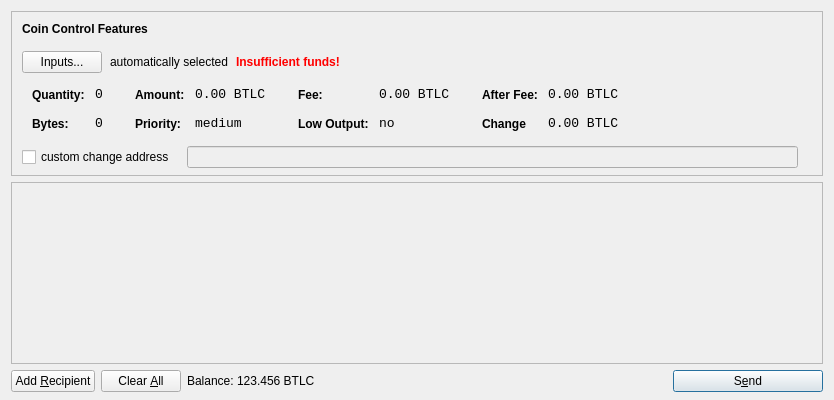
<?xml version="1.0" encoding="UTF-8"?>
<ui version="4.0">
 <class>SendCoinsDialog</class>
 <widget class="QDialog" name="SendCoinsDialog">
  <property name="geometry">
   <rect>
    <x>0</x>
    <y>0</y>
    <width>650</width>
    <height>400</height>
   </rect>
  </property>
  <property name="windowTitle">
   <string>Send Coins</string>
  </property>
  <layout class="QVBoxLayout" name="verticalLayout" stretch="0,1,0">
   <property name="bottomMargin">
    <number>8</number>
   </property>
   <item>
    <widget class="QFrame" name="frameCoinControl">
     <property name="sizePolicy">
      <sizepolicy hsizetype="Expanding" vsizetype="Expanding">
       <horstretch>0</horstretch>
       <verstretch>0</verstretch>
      </sizepolicy>
     </property>
     <property name="maximumSize">
      <size>
       <width>16777215</width>
       <height>16777215</height>
      </size>
     </property>
     <property name="frameShape">
      <enum>QFrame::StyledPanel</enum>
     </property>
     <property name="frameShadow">
      <enum>QFrame::Sunken</enum>
     </property>
     <layout class="QVBoxLayout" name="verticalLayoutCoinControl2">
      <property name="spacing">
       <number>-1</number>
      </property>
      <property name="leftMargin">
       <number>0</number>
      </property>
      <property name="topMargin">
       <number>0</number>
      </property>
      <property name="rightMargin">
       <number>0</number>
      </property>
      <property name="bottomMargin">
       <number>6</number>
      </property>
      <item>
       <layout class="QVBoxLayout" name="verticalLayoutCoinControl" stretch="0,0,0,0,1">
        <property name="spacing">
         <number>0</number>
        </property>
        <property name="leftMargin">
         <number>10</number>
        </property>
        <property name="topMargin">
         <number>10</number>
        </property>
        <item>
         <layout class="QHBoxLayout" name="horizontalLayoutCoinControl1">
          <property name="bottomMargin">
           <number>15</number>
          </property>
          <item>
           <widget class="QLabel" name="labelCoinControlFeatures">
            <property name="sizePolicy">
             <sizepolicy hsizetype="Preferred" vsizetype="Maximum">
              <horstretch>0</horstretch>
              <verstretch>0</verstretch>
             </sizepolicy>
            </property>
            <property name="font">
             <font>
              <weight>75</weight>
              <bold>true</bold>
             </font>
            </property>
            <property name="styleSheet">
             <string notr="true">font-weight:bold;</string>
            </property>
            <property name="text">
             <string>Coin Control Features</string>
            </property>
           </widget>
          </item>
         </layout>
        </item>
        <item>
         <layout class="QHBoxLayout" name="horizontalLayoutCoinControl2" stretch="0,0,0,0">
          <property name="spacing">
           <number>8</number>
          </property>
          <property name="bottomMargin">
           <number>10</number>
          </property>
          <item>
           <widget class="QPushButton" name="pushButtonCoinControl">
            <property name="styleSheet">
             <string notr="true"/>
            </property>
            <property name="text">
             <string>Inputs...</string>
            </property>
           </widget>
          </item>
          <item>
           <widget class="QLabel" name="labelCoinControlAutomaticallySelected">
            <property name="text">
             <string>automatically selected</string>
            </property>
            <property name="margin">
             <number>5</number>
            </property>
           </widget>
          </item>
          <item>
           <widget class="QLabel" name="labelCoinControlInsuffFunds">
            <property name="font">
             <font>
              <weight>75</weight>
              <bold>true</bold>
             </font>
            </property>
            <property name="styleSheet">
             <string notr="true">color:red;font-weight:bold;</string>
            </property>
            <property name="text">
             <string>Insufficient funds!</string>
            </property>
            <property name="margin">
             <number>5</number>
            </property>
           </widget>
          </item>
          <item>
           <spacer name="horizontalSpacerCoinControl">
            <property name="orientation">
             <enum>Qt::Horizontal</enum>
            </property>
            <property name="sizeHint" stdset="0">
             <size>
              <width>40</width>
              <height>1</height>
             </size>
            </property>
           </spacer>
          </item>
         </layout>
        </item>
        <item>
         <widget class="QWidget" name="widgetCoinControl" native="true">
          <property name="sizePolicy">
           <sizepolicy hsizetype="Preferred" vsizetype="Preferred">
            <horstretch>0</horstretch>
            <verstretch>0</verstretch>
           </sizepolicy>
          </property>
          <property name="minimumSize">
           <size>
            <width>0</width>
            <height>0</height>
           </size>
          </property>
          <property name="styleSheet">
           <string notr="true"/>
          </property>
          <layout class="QHBoxLayout" name="horizontalLayoutCoinControl5">
           <property name="margin">
            <number>0</number>
           </property>
           <item>
            <layout class="QHBoxLayout" name="horizontalLayoutCoinControl3" stretch="0,0,0,1">
             <property name="spacing">
              <number>20</number>
             </property>
             <property name="topMargin">
              <number>0</number>
             </property>
             <property name="bottomMargin">
              <number>10</number>
             </property>
             <item>
              <layout class="QFormLayout" name="formLayoutCoinControl1">
               <property name="horizontalSpacing">
                <number>10</number>
               </property>
               <property name="verticalSpacing">
                <number>14</number>
               </property>
               <property name="leftMargin">
                <number>10</number>
               </property>
               <property name="topMargin">
                <number>4</number>
               </property>
               <property name="rightMargin">
                <number>6</number>
               </property>
               <item row="0" column="0">
                <widget class="QLabel" name="labelCoinControlQuantityText">
                 <property name="styleSheet">
                  <string notr="true">font-weight:bold;</string>
                 </property>
                 <property name="text">
                  <string>Quantity:</string>
                 </property>
                 <property name="margin">
                  <number>0</number>
                 </property>
                </widget>
               </item>
               <item row="0" column="1">
                <widget class="QLabel" name="labelCoinControlQuantity">
                 <property name="font">
                  <font>
                   <family>Monospace</family>
                   <pointsize>10</pointsize>
                  </font>
                 </property>
                 <property name="cursor">
                  <cursorShape>IBeamCursor</cursorShape>
                 </property>
                 <property name="contextMenuPolicy">
                  <enum>Qt::ActionsContextMenu</enum>
                 </property>
                 <property name="text">
                  <string>0</string>
                 </property>
                 <property name="margin">
                  <number>0</number>
                 </property>
                 <property name="textInteractionFlags">
                  <set>Qt::LinksAccessibleByMouse|Qt::TextSelectableByKeyboard|Qt::TextSelectableByMouse</set>
                 </property>
                </widget>
               </item>
               <item row="1" column="0">
                <widget class="QLabel" name="labelCoinControlBytesText">
                 <property name="styleSheet">
                  <string notr="true">font-weight:bold;</string>
                 </property>
                 <property name="text">
                  <string>Bytes:</string>
                 </property>
                </widget>
               </item>
               <item row="1" column="1">
                <widget class="QLabel" name="labelCoinControlBytes">
                 <property name="font">
                  <font>
                   <family>Monospace</family>
                   <pointsize>10</pointsize>
                  </font>
                 </property>
                 <property name="cursor">
                  <cursorShape>IBeamCursor</cursorShape>
                 </property>
                 <property name="contextMenuPolicy">
                  <enum>Qt::ActionsContextMenu</enum>
                 </property>
                 <property name="text">
                  <string>0</string>
                 </property>
                 <property name="textInteractionFlags">
                  <set>Qt::LinksAccessibleByMouse|Qt::TextSelectableByKeyboard|Qt::TextSelectableByMouse</set>
                 </property>
                </widget>
               </item>
              </layout>
             </item>
             <item>
              <layout class="QFormLayout" name="formLayoutCoinControl2">
               <property name="horizontalSpacing">
                <number>10</number>
               </property>
               <property name="verticalSpacing">
                <number>14</number>
               </property>
               <property name="leftMargin">
                <number>6</number>
               </property>
               <property name="topMargin">
                <number>4</number>
               </property>
               <property name="rightMargin">
                <number>6</number>
               </property>
               <item row="0" column="0">
                <widget class="QLabel" name="labelCoinControlAmountText">
                 <property name="styleSheet">
                  <string notr="true">font-weight:bold;</string>
                 </property>
                 <property name="text">
                  <string>Amount:</string>
                 </property>
                 <property name="margin">
                  <number>0</number>
                 </property>
                </widget>
               </item>
               <item row="0" column="1">
                <widget class="QLabel" name="labelCoinControlAmount">
                 <property name="font">
                  <font>
                   <family>Monospace</family>
                   <pointsize>10</pointsize>
                  </font>
                 </property>
                 <property name="cursor">
                  <cursorShape>IBeamCursor</cursorShape>
                 </property>
                 <property name="contextMenuPolicy">
                  <enum>Qt::ActionsContextMenu</enum>
                 </property>
                 <property name="text">
                  <string>0.00 BTLC</string>
                 </property>
                 <property name="textInteractionFlags">
                  <set>Qt::LinksAccessibleByMouse|Qt::TextSelectableByKeyboard|Qt::TextSelectableByMouse</set>
                 </property>
                </widget>
               </item>
               <item row="1" column="0">
                <widget class="QLabel" name="labelCoinControlPriorityText">
                 <property name="styleSheet">
                  <string notr="true">font-weight:bold;</string>
                 </property>
                 <property name="text">
                  <string>Priority:</string>
                 </property>
                </widget>
               </item>
               <item row="1" column="1">
                <widget class="QLabel" name="labelCoinControlPriority">
                 <property name="font">
                  <font>
                   <family>Monospace</family>
                   <pointsize>10</pointsize>
                  </font>
                 </property>
                 <property name="cursor">
                  <cursorShape>IBeamCursor</cursorShape>
                 </property>
                 <property name="contextMenuPolicy">
                  <enum>Qt::ActionsContextMenu</enum>
                 </property>
                 <property name="text">
                  <string>medium</string>
                 </property>
                 <property name="textInteractionFlags">
                  <set>Qt::LinksAccessibleByMouse|Qt::TextSelectableByKeyboard|Qt::TextSelectableByMouse</set>
                 </property>
                </widget>
               </item>
              </layout>
             </item>
             <item>
              <layout class="QFormLayout" name="formLayoutCoinControl3">
               <property name="horizontalSpacing">
                <number>10</number>
               </property>
               <property name="verticalSpacing">
                <number>14</number>
               </property>
               <property name="leftMargin">
                <number>6</number>
               </property>
               <property name="topMargin">
                <number>4</number>
               </property>
               <property name="rightMargin">
                <number>6</number>
               </property>
               <item row="0" column="0">
                <widget class="QLabel" name="labelCoinControlFeeText">
                 <property name="styleSheet">
                  <string notr="true">font-weight:bold;</string>
                 </property>
                 <property name="text">
                  <string>Fee:</string>
                 </property>
                 <property name="margin">
                  <number>0</number>
                 </property>
                </widget>
               </item>
               <item row="0" column="1">
                <widget class="QLabel" name="labelCoinControlFee">
                 <property name="font">
                  <font>
                   <family>Monospace</family>
                   <pointsize>10</pointsize>
                  </font>
                 </property>
                 <property name="cursor">
                  <cursorShape>IBeamCursor</cursorShape>
                 </property>
                 <property name="contextMenuPolicy">
                  <enum>Qt::ActionsContextMenu</enum>
                 </property>
                 <property name="text">
                  <string>0.00 BTLC</string>
                 </property>
                 <property name="textInteractionFlags">
                  <set>Qt::LinksAccessibleByMouse|Qt::TextSelectableByKeyboard|Qt::TextSelectableByMouse</set>
                 </property>
                </widget>
               </item>
               <item row="1" column="0">
                <widget class="QLabel" name="labelCoinControlLowOutputText">
                 <property name="styleSheet">
                  <string notr="true">font-weight:bold;</string>
                 </property>
                 <property name="text">
                  <string>Low Output:</string>
                 </property>
                </widget>
               </item>
               <item row="1" column="1">
                <widget class="QLabel" name="labelCoinControlLowOutput">
                 <property name="font">
                  <font>
                   <family>Monospace</family>
                   <pointsize>10</pointsize>
                  </font>
                 </property>
                 <property name="cursor">
                  <cursorShape>IBeamCursor</cursorShape>
                 </property>
                 <property name="contextMenuPolicy">
                  <enum>Qt::ActionsContextMenu</enum>
                 </property>
                 <property name="text">
                  <string>no</string>
                 </property>
                 <property name="textInteractionFlags">
                  <set>Qt::LinksAccessibleByMouse|Qt::TextSelectableByKeyboard|Qt::TextSelectableByMouse</set>
                 </property>
                </widget>
               </item>
              </layout>
             </item>
             <item>
              <layout class="QFormLayout" name="formLayoutCoinControl4">
               <property name="horizontalSpacing">
                <number>10</number>
               </property>
               <property name="verticalSpacing">
                <number>14</number>
               </property>
               <property name="leftMargin">
                <number>6</number>
               </property>
               <property name="topMargin">
                <number>4</number>
               </property>
               <property name="rightMargin">
                <number>6</number>
               </property>
               <item row="0" column="0">
                <widget class="QLabel" name="labelCoinControlAfterFeeText">
                 <property name="styleSheet">
                  <string notr="true">font-weight:bold;</string>
                 </property>
                 <property name="text">
                  <string>After Fee:</string>
                 </property>
                 <property name="margin">
                  <number>0</number>
                 </property>
                </widget>
               </item>
               <item row="0" column="1">
                <widget class="QLabel" name="labelCoinControlAfterFee">
                 <property name="font">
                  <font>
                   <family>Monospace</family>
                   <pointsize>10</pointsize>
                  </font>
                 </property>
                 <property name="cursor">
                  <cursorShape>IBeamCursor</cursorShape>
                 </property>
                 <property name="contextMenuPolicy">
                  <enum>Qt::ActionsContextMenu</enum>
                 </property>
                 <property name="text">
                  <string>0.00 BTLC</string>
                 </property>
                 <property name="textInteractionFlags">
                  <set>Qt::LinksAccessibleByMouse|Qt::TextSelectableByKeyboard|Qt::TextSelectableByMouse</set>
                 </property>
                </widget>
               </item>
               <item row="1" column="0">
                <widget class="QLabel" name="labelCoinControlChangeText">
                 <property name="styleSheet">
                  <string notr="true">font-weight:bold;</string>
                 </property>
                 <property name="text">
                  <string>Change</string>
                 </property>
                </widget>
               </item>
               <item row="1" column="1">
                <widget class="QLabel" name="labelCoinControlChange">
                 <property name="font">
                  <font>
                   <family>Monospace</family>
                   <pointsize>10</pointsize>
                  </font>
                 </property>
                 <property name="cursor">
                  <cursorShape>IBeamCursor</cursorShape>
                 </property>
                 <property name="contextMenuPolicy">
                  <enum>Qt::ActionsContextMenu</enum>
                 </property>
                 <property name="text">
                  <string>0.00 BTLC</string>
                 </property>
                 <property name="textInteractionFlags">
                  <set>Qt::LinksAccessibleByMouse|Qt::TextSelectableByKeyboard|Qt::TextSelectableByMouse</set>
                 </property>
                </widget>
               </item>
              </layout>
             </item>
            </layout>
           </item>
          </layout>
         </widget>
        </item>
        <item>
         <layout class="QHBoxLayout" name="horizontalLayoutCoinControl4" stretch="0,0,0">
          <property name="spacing">
           <number>12</number>
          </property>
          <property name="sizeConstraint">
           <enum>QLayout::SetDefaultConstraint</enum>
          </property>
          <property name="topMargin">
           <number>5</number>
          </property>
          <property name="rightMargin">
           <number>5</number>
          </property>
          <item>
           <widget class="QCheckBox" name="checkBoxCoinControlChange">
            <property name="text">
             <string>custom change address</string>
            </property>
           </widget>
          </item>
          <item>
           <widget class="QLineEdit" name="lineEditCoinControlChange">
            <property name="enabled">
             <bool>false</bool>
            </property>
            <property name="sizePolicy">
             <sizepolicy hsizetype="Expanding" vsizetype="Fixed">
              <horstretch>0</horstretch>
              <verstretch>0</verstretch>
             </sizepolicy>
            </property>
           </widget>
          </item>
          <item>
           <widget class="QLabel" name="labelCoinControlChangeLabel">
            <property name="sizePolicy">
             <sizepolicy hsizetype="Preferred" vsizetype="Expanding">
              <horstretch>0</horstretch>
              <verstretch>0</verstretch>
             </sizepolicy>
            </property>
            <property name="minimumSize">
             <size>
              <width>0</width>
              <height>0</height>
             </size>
            </property>
            <property name="text">
             <string/>
            </property>
            <property name="margin">
             <number>3</number>
            </property>
           </widget>
          </item>
         </layout>
        </item>
        <item>
         <spacer name="verticalSpacerCoinControl">
          <property name="orientation">
           <enum>Qt::Vertical</enum>
          </property>
          <property name="sizeHint" stdset="0">
           <size>
            <width>800</width>
            <height>1</height>
           </size>
          </property>
         </spacer>
        </item>
       </layout>
      </item>
     </layout>
    </widget>
   </item>
   <item>
    <widget class="QScrollArea" name="scrollArea">
     <property name="widgetResizable">
      <bool>true</bool>
     </property>
     <widget class="QWidget" name="scrollAreaWidgetContents">
      <property name="geometry">
       <rect>
        <x>0</x>
        <y>0</y>
        <width>830</width>
        <height>165</height>
       </rect>
      </property>
      <layout class="QVBoxLayout" name="verticalLayout_2">
       <property name="margin">
        <number>0</number>
       </property>
       <item>
        <layout class="QVBoxLayout" name="entries">
         <property name="spacing">
          <number>6</number>
         </property>
        </layout>
       </item>
       <item>
        <spacer name="verticalSpacer">
         <property name="orientation">
          <enum>Qt::Vertical</enum>
         </property>
         <property name="sizeHint" stdset="0">
          <size>
           <width>20</width>
           <height>40</height>
          </size>
         </property>
        </spacer>
       </item>
      </layout>
     </widget>
    </widget>
   </item>
   <item>
    <layout class="QHBoxLayout" name="horizontalLayout">
     <item>
      <widget class="QPushButton" name="addButton">
       <property name="toolTip">
        <string>Send to multiple recipients at once</string>
       </property>
       <property name="text">
        <string>Add &amp;Recipient</string>
       </property>
       <property name="icon">
        <iconset resource="../bitcoin.qrc">
         <normaloff>:/icons/add</normaloff>:/icons/add</iconset>
       </property>
       <property name="autoDefault">
        <bool>false</bool>
       </property>
      </widget>
     </item>
     <item>
      <widget class="QPushButton" name="clearButton">
       <property name="sizePolicy">
        <sizepolicy hsizetype="Minimum" vsizetype="Fixed">
         <horstretch>0</horstretch>
         <verstretch>0</verstretch>
        </sizepolicy>
       </property>
       <property name="toolTip">
        <string>Remove all transaction fields</string>
       </property>
       <property name="text">
        <string>Clear &amp;All</string>
       </property>
       <property name="icon">
        <iconset resource="../bitcoin.qrc">
         <normaloff>:/icons/remove</normaloff>:/icons/remove</iconset>
       </property>
       <property name="autoRepeatDelay">
        <number>300</number>
       </property>
       <property name="autoDefault">
        <bool>false</bool>
       </property>
      </widget>
     </item>
     <item>
      <layout class="QHBoxLayout" name="horizontalLayout_2">
       <property name="spacing">
        <number>3</number>
       </property>
       <item>
        <widget class="QLabel" name="label">
         <property name="sizePolicy">
          <sizepolicy hsizetype="Preferred" vsizetype="Fixed">
           <horstretch>0</horstretch>
           <verstretch>0</verstretch>
          </sizepolicy>
         </property>
         <property name="text">
          <string>Balance:</string>
         </property>
        </widget>
       </item>
       <item>
        <widget class="QLabel" name="labelBalance">
         <property name="sizePolicy">
          <sizepolicy hsizetype="Preferred" vsizetype="Fixed">
           <horstretch>0</horstretch>
           <verstretch>0</verstretch>
          </sizepolicy>
         </property>
         <property name="cursor">
          <cursorShape>IBeamCursor</cursorShape>
         </property>
         <property name="text">
          <string>123.456 BTLC</string>
         </property>
         <property name="textInteractionFlags">
          <set>Qt::LinksAccessibleByMouse|Qt::TextSelectableByKeyboard|Qt::TextSelectableByMouse</set>
         </property>
        </widget>
       </item>
      </layout>
     </item>
     <item>
      <spacer name="horizontalSpacer">
       <property name="orientation">
        <enum>Qt::Horizontal</enum>
       </property>
       <property name="sizeHint" stdset="0">
        <size>
         <width>40</width>
         <height>20</height>
        </size>
       </property>
      </spacer>
     </item>
     <item>
      <widget class="QPushButton" name="sendButton">
       <property name="minimumSize">
        <size>
         <width>150</width>
         <height>0</height>
        </size>
       </property>
       <property name="toolTip">
        <string>Confirm the send action</string>
       </property>
       <property name="text">
        <string>S&amp;end</string>
       </property>
       <property name="icon">
        <iconset resource="../bitcoin.qrc">
         <normaloff>:/icons/send</normaloff>:/icons/send</iconset>
       </property>
       <property name="default">
        <bool>true</bool>
       </property>
      </widget>
     </item>
    </layout>
   </item>
  </layout>
 </widget>
 <resources>
  <include location="../bitcoin.qrc"/>
 </resources>
 <connections/>
</ui>
